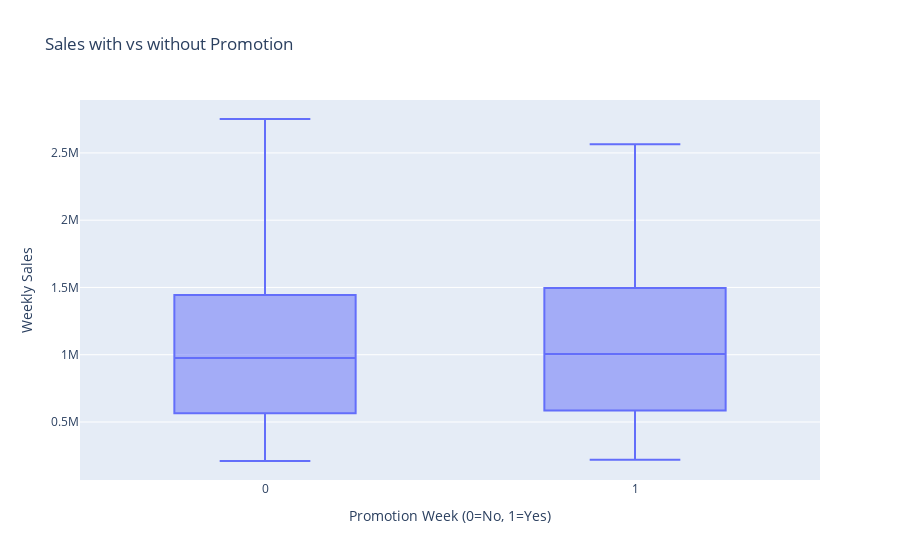

The notebook cell saved with this chart:
### Code cell
df['is_promotion_week'] = ((df['promo_last_week'] == 1) | (df['promo_next_week'] == 1)).astype(int)


fig_promo = px.box(df, x='is_promotion_week', y='weekly_sales',
                   title="Sales with vs without Promotion")
fig_promo.update_layout(xaxis_title='Promotion Week (0=No, 1=Yes)', yaxis_title='Weekly Sales')
fig_promo.show()

### Figure 1 — Plotly figure (JSON) as saved in the notebook; plotly's stock layout.template omitted (floating-point values rounded to 4 significant figures; data arrays with more than 128 entries replaced by an {"elided": "..."} marker saying what was removed)
{"data": [{"alignmentgroup": "True", "hovertemplate": "is_promotion_week=%{x}<br>weekly_sales=%{y}<extra></extra>", "legendgroup": "", "marker": {"color": "#636efa"}, "name": "", "notched": false, "offsetgroup": "", "orientation": "v", "showlegend": false, "type": "box", "x": {"elided": "2565 int values"}, "x0": " ", "xaxis": "x", "y": {"elided": "2565 float values"}, "y0": " ", "yaxis": "y"}], "layout": {"boxmode": "group", "legend": {"tracegroupgap": 0}, "title": {"text": "Sales with vs without Promotion"}, "xaxis": {"anchor": "y", "domain": [0, 1], "title": {"text": "Promotion Week (0=No, 1=Yes)"}}, "yaxis": {"anchor": "x", "domain": [0, 1], "title": {"text": "Weekly Sales"}}}}
